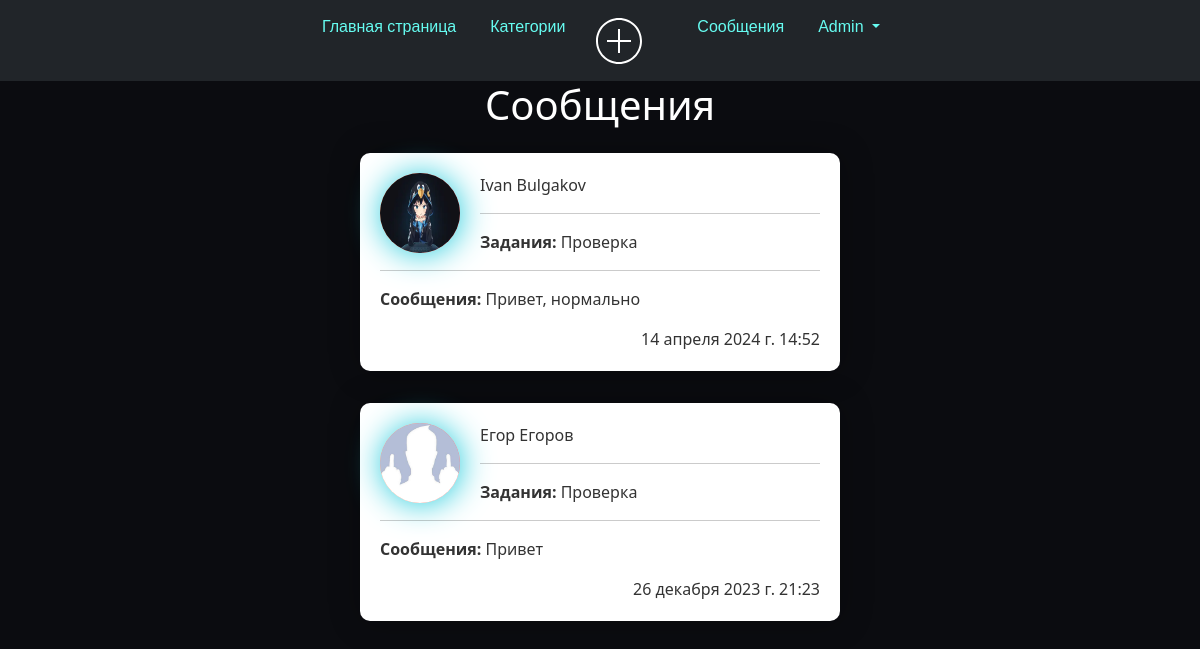
Before: /message/ (signed in) with the older database file.
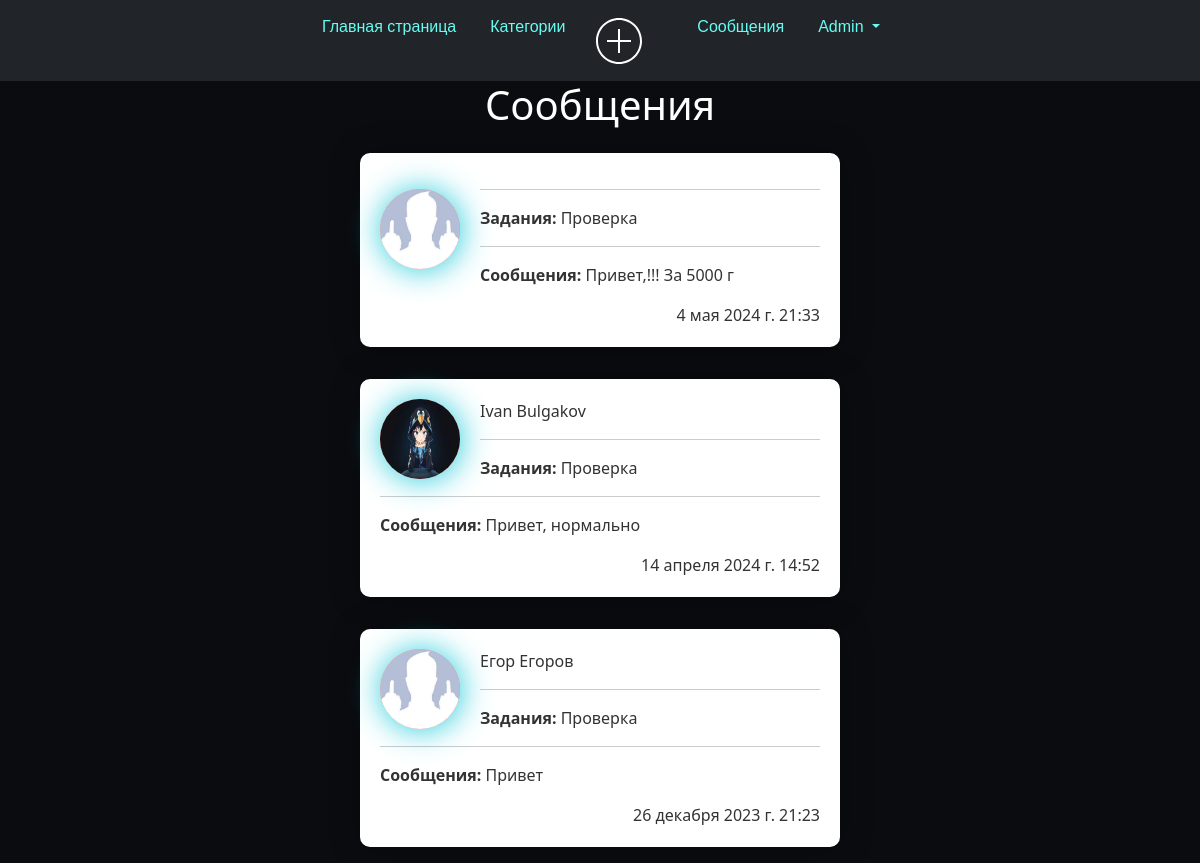
After: the same page with the newer database file.
### user_profile/models.py (models this page shows, shortened)
class Profile(models.Model):
    user = models.OneToOneField(User, null=True, blank=True, on_delete=models.CASCADE)
    first_name = models.CharField(max_length=100)
    last_name = models.CharField(max_length=100)
    email = models.EmailField()
    telegram_url = models.URLField(blank=True, null=True)
    youtube_url = models.URLField(blank=True, null=True)
    vk_url = models.URLField(blank=True, null=True)
    profile_picture = models.ImageField("Изображения", default="profile_pictures/default_profile_picture.jpg",
                                        null=True,
                                        blank=True, upload_to='media/profile_pictures')
    city = models.CharField(max_length=100)

### user_messeges/models.py (models this page shows, shortened)
class Conversation(models.Model):
    item = models.ForeignKey(Articles, related_name='conversations', on_delete=models.CASCADE)
    members = models.ManyToManyField(User, related_name='conversations')
    created_at = models.DateTimeField(auto_now_add=True)
    modified_at = models.DateTimeField(auto_now=True)
    class Meta:
        ordering = ('-modified_at',)

class ConversationMessage(models.Model):
    conversation = models.ForeignKey(Conversation, related_name='messages', on_delete=models.CASCADE)
    content = models.TextField()
    created_at = models.DateTimeField(auto_now_add=True)
    created_by = models.ForeignKey(User, related_name='created_messages', on_delete=models.CASCADE)

### tasks_app_user/models.py (models this page shows, shortened)
class Articles(models.Model):
    title = models.CharField("Название Задания", max_length=35)
    anons = models.CharField("О задании", max_length=25)
    phope = models.CharField('Телефон для связи с вами', max_length=11)
    prise = models.CharField('Цена', max_length=15)
    full_text = models.TextField("Задания")
    data = models.DateTimeField(auto_now_add=True)
    user_name = models.CharField("User_name", max_length=15, )
    author = models.ForeignKey(User, on_delete=models.CASCADE, null=True)  # Внешний ключ к пользователю
    category = models.ForeignKey(Category, on_delete=models.SET_NULL, null=True)
    class Meta:
        verbose_name = "Задания"
        verbose_name_plural = "Задании"

### user_messeges/views.py (the view)
# urls.py: path('message/', views.inbox, name='inbox'),
@login_required
def inbox(request):
    conversations = Conversation.objects.filter(members__in=[request.user.id])
    return render(request, 'inbox.html', {
        'conversations': conversations,
    })

### user_messeges/templates/inbox.html (shortened to what this page needs)
{% extends 'tasks_app/layout.html' %}
{% block content %}
{% if conversations %}
<h1 class="mb-6 text-3xl" style="text-align: center; color: white;">Сообщения</h1>
{% for conversation in conversations %}
    <div class="features">
        <div class="blog_post">
            <div class="space-y-6">
                <a href="{% url 'detail' conversation.id %}">
                    <div class="p-6 flex bg-gray-100 rounded-xl">
                        <div>
                            {% for member in conversation.members.all %}
                                {% if member != request.user %}
                            <img class="profile-pic" src="{{ member.profile.profile_picture.url }}">
                                    <p class="mb-1 text-sm">{{ member.profile.first_name }} {{ member.profile.last_name }} </p>
                                    <hr>
                                    <p><strong>Задания:</strong> {{ conversation.item.title }}</p>
                                    <hr>
                                    <p><strong>Сообщения:</strong> {{ conversation.messages.last.content|slice:":20" }}</p>
                                    <div class="time" align="right">{{ conversation.modified_at }}</div>
                                {% endif %}
                            {% endfor %}
                        </div>
                    </div>
                </a>
            </div>
        </div>
    </div>
{% endfor %}
{% else %}
<h1 class="mb-6 text-3xl" style="text-align: center;">У вас нет сообщений</h1>
{% endif %}
{% endblock %}

Changed rows visible on the page:
added Conversation: item "Проверка", messages.last.content "Привет,!!! За 5000 г", modified_at "4 мая 2024 г. 21:33"
